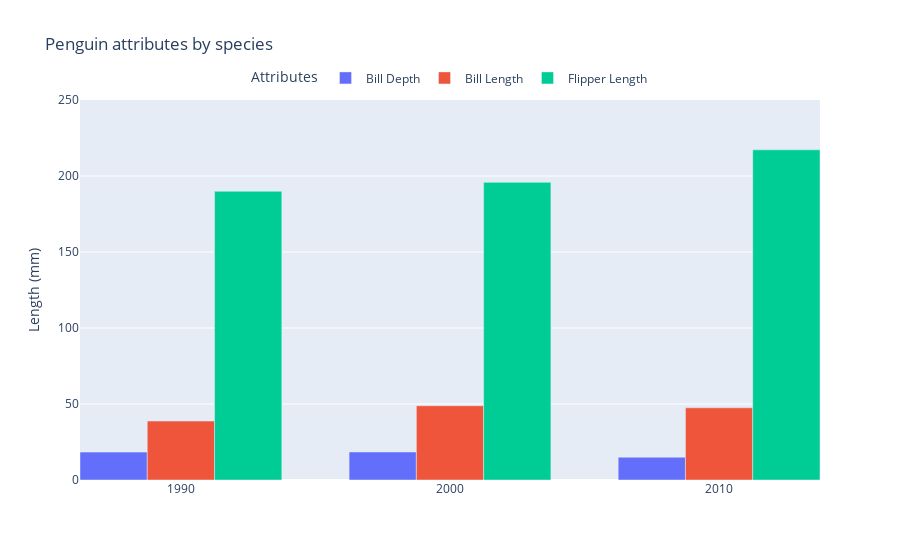

Notebook code cell kept with this figure:
### Code cell
import plotly.graph_objects as go
import numpy as np

species = ("1990", "2000", "2010")
penguin_means = {
    'Bill Depth': (18.35, 18.43, 14.98),
    'Bill Length': (38.79, 48.83, 47.50),
    'Flipper Length': (189.95, 195.82, 217.19),
}

x = np.arange(len(species))  # the label locations
width = 0.25  # the width of the bars
multiplier = 0

# Create a figure
fig = go.Figure()

# Add bars for each attribute
for attribute, measurement in penguin_means.items():
    offset = width * multiplier
    fig.add_trace(go.Bar(
        x=x + offset, 
        y=measurement, 
        width=width,
        name=attribute
    ))
    multiplier += 1

# Update layout
fig.update_layout(
    title="Penguin attributes by species",
    xaxis=dict(
        tickmode='array',
        tickvals=x + width,
        ticktext=species,
    ),
    yaxis=dict(
        title="Length (mm)",
        range=[0, 250],
    ),
    barmode='group',
    legend=dict(
        title="Attributes",
        orientation="h",
        yanchor="bottom",
        y=1.02,
        xanchor="center",
        x=0.5,
    ),
)

fig.show()

### Figure 1 — Plotly figure (JSON) as saved in the notebook; plotly's stock layout.template omitted (floating-point values rounded to 4 significant figures)
{"data": [{"name": "Bill Depth", "type": "bar", "width": 0.25, "x": [0, 1, 2], "y": [18.35, 18.43, 14.98]}, {"name": "Bill Length", "type": "bar", "width": 0.25, "x": [0.25, 1.25, 2.25], "y": [38.79, 48.83, 47.5]}, {"name": "Flipper Length", "type": "bar", "width": 0.25, "x": [0.5, 1.5, 2.5], "y": [189.9, 195.8, 217.2]}], "layout": {"autosize": true, "barmode": "group", "legend": {"orientation": "h", "title": {"text": "Attributes"}, "x": 0.5, "xanchor": "center", "y": 1.02, "yanchor": "bottom"}, "title": {"text": "Penguin attributes by species"}, "xaxis": {"autorange": true, "range": [-0.125, 2.625], "tickmode": "array", "ticktext": ["1990", "2000", "2010"], "tickvals": [0.25, 1.25, 2.25], "type": "linear"}, "yaxis": {"range": [0, 250], "title": {"text": "Length (mm)"}, "type": "linear"}}}
